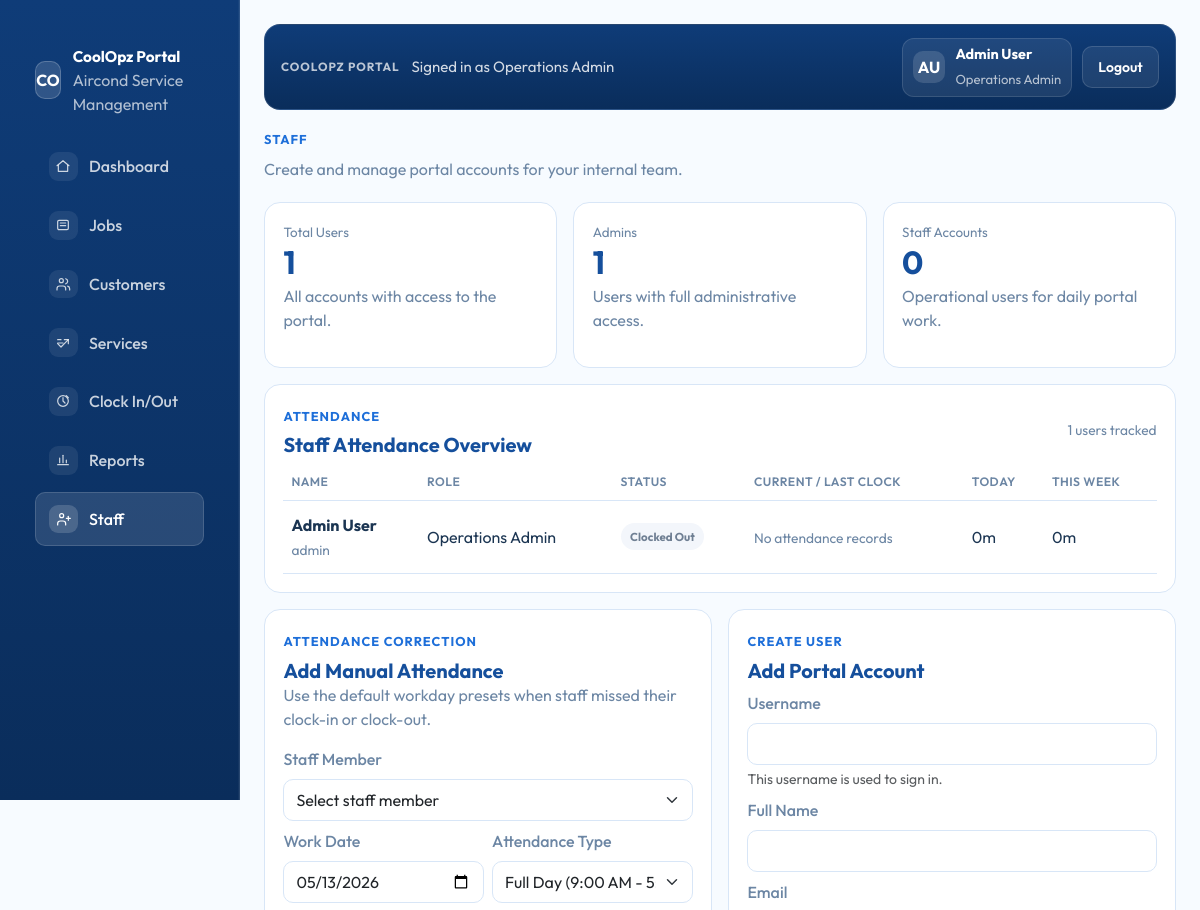
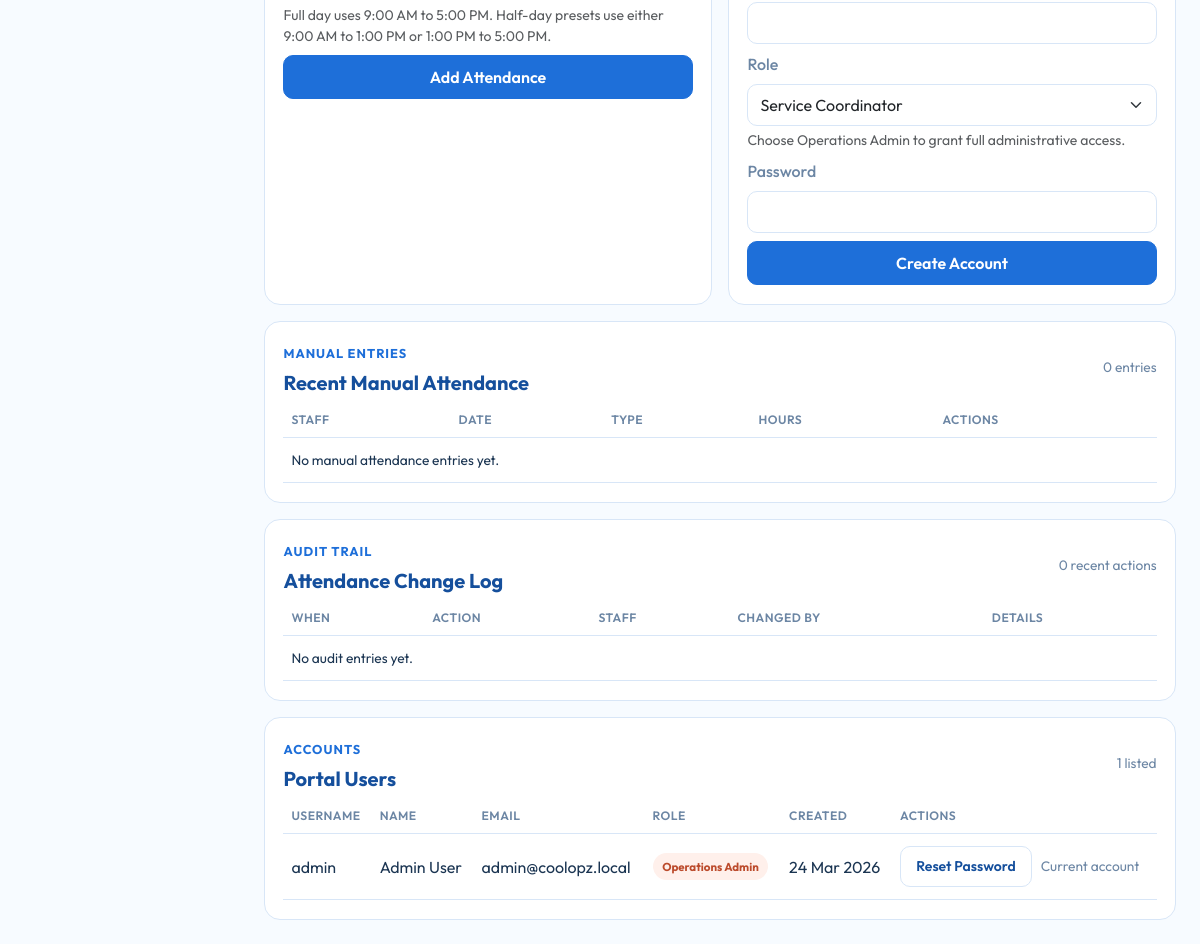
Page /staff.php (signed in) on the committed database (2 pictures, top to bottom).
### tables this page shows
CREATE TABLE IF NOT EXISTS users (
    id INT UNSIGNED AUTO_INCREMENT PRIMARY KEY,
    username VARCHAR(80) NOT NULL,
    email VARCHAR(190) NOT NULL UNIQUE,
    full_name VARCHAR(120) NOT NULL,
    role_name VARCHAR(120) NOT NULL,
    password_hash VARCHAR(255) NOT NULL,
    created_at TIMESTAMP DEFAULT CURRENT_TIMESTAMP,
    UNIQUE KEY uniq_users_username (username)
);

### staff.php (the view, shortened to what the rows shown need)
<?php
require_once __DIR__ . '/includes/auth.php';
require_once __DIR__ . '/includes/data.php';
function coolopz_staff_format_work_minutes(int $minutes): string
{
        $minutes = max(0, $minutes);
        $hours = intdiv($minutes, 60);
        $remainingMinutes = $minutes % 60;
        return sprintf('%dm', $remainingMinutes);
}
function coolopz_staff_attendance_overview(): array
{
        return $statement->fetchAll();
}
$currentUser = coolopz_current_user();
$staffMetrics = coolopz_fetch_staff_metrics();
$staffUsers = coolopz_fetch_staff_users();
$staffAttendanceOverview = coolopz_staff_attendance_overview();
include __DIR__ . '/includes/head.php';
?>
        <main class="portal-main">
            <section class="row g-2 g-lg-3">
                <div class="col-md-4">
                    <div class="simple-panel stat-card">
                        <span class="stat-label">Total Users</span>
                        <strong class="stat-value"><?= htmlspecialchars((string) $staffMetrics['total_users'], ENT_QUOTES, 'UTF-8') ?></strong>
                        <p>All accounts with access to the portal.</p>
                    </div>
                </div>
                <div class="col-md-4">
                    <div class="simple-panel stat-card">
                        <span class="stat-label">Admins</span>
                        <strong class="stat-value"><?= htmlspecialchars((string) $staffMetrics['admins'], ENT_QUOTES, 'UTF-8') ?></strong>
                        <p>Users with full administrative access.</p>
                    </div>
                </div>
            </section>
            <section class="row g-3 mt-0">
                <div class="col-12">
                    <div class="simple-panel">
                        <div class="panel-head mb-2">
                            <div>
                                <h2 class="panel-title">Staff Attendance Overview</h2>
                            </div>
                        </div>
                        <div class="table-responsive">
                            <table class="table portal-table align-middle mb-0">
                                <thead>
                                    <tr>
                                        <th>Name</th>
                                        <th>Role</th>
                                        <th>Status</th>
                                        <th>Current / Last Clock</th>
                                        <th>Today</th>
                                        <th>This Week</th>
                                    </tr>
                                </thead>
                                <tbody>
<?php foreach ($staffAttendanceOverview as $attendanceUser): ?>
<?php
    $isClockedIn = !empty($attendanceUser['active_clock_in_at']);
    $lastClockMoment = $isClockedIn
        ? (string) $attendanceUser['active_clock_in_at']
        : (string) ($attendanceUser['last_clock_out_at'] ?: $attendanceUser['last_clock_in_at']);
    $attendanceSource = $isClockedIn
        ? (string) ($attendanceUser['active_source'] ?? '')
        : (string) ($attendanceUser['last_source'] ?? '');
    $lastClockLabel = $isClockedIn
        ? 'Clocked in'
        : (!empty($attendanceUser['last_clock_out_at']) ? 'Last clock-out' : (!empty($attendanceUser['last_clock_in_at']) ? 'Last clock-in' : 'No records'));
?>
                                    <tr>
                                        <td>
                                            <strong><?= htmlspecialchars($attendanceUser['full_name'], ENT_QUOTES, 'UTF-8') ?></strong><br>
                                            <span class="subtle-note"><?= htmlspecialchars($attendanceUser['username'], ENT_QUOTES, 'UTF-8') ?></span>
                                        </td>
                                        <td><?= htmlspecialchars($attendanceUser['role_name'], ENT_QUOTES, 'UTF-8') ?></td>
                                        <td>
                                            <span class="status-badge <?= $isClockedIn ? 'status-progress' : 'status-queued' ?>"><?= htmlspecialchars($isClockedIn ? 'Clocked In' : 'Clocked Out', ENT_QUOTES, 'UTF-8') ?></span>
                                        </td>
                                        <td>
<?php if ($lastClockMoment !== ''): ?>
                                            <strong><?= htmlspecialchars(date('d M Y h:i A', strtotime($lastClockMoment)), ENT_QUOTES, 'UTF-8') ?></strong><br>
                                            <span class="subtle-note"><?= htmlspecialchars($lastClockLabel, ENT_QUOTES, 'UTF-8') ?></span>
<?php if ($attendanceSource !== ''): ?>
                                            <div class="mt-1"><span class="status-badge <?= coolopz_staff_source_badge_class($attendanceSource) ?>"><?= htmlspecialchars(coolopz_staff_source_label($attendanceSource), ENT_QUOTES, 'UTF-8') ?></span></div>
<?php endif; ?>
<?php else: ?>
                                            <span class="subtle-note">No attendance records</span>
<?php endif; ?>
                                        </td>
                                        <td><?= htmlspecialchars(coolopz_staff_format_work_minutes((int) $attendanceUser['today_minutes']), ENT_QUOTES, 'UTF-8') ?></td>
                                        <td><?= htmlspecialchars(coolopz_staff_format_work_minutes((int) $attendanceUser['week_minutes']), ENT_QUOTES, 'UTF-8') ?></td>
                                    </tr>
<?php endforeach; ?>
                                </tbody>
                            </table>
                        </div>
                    </div>
                </div>
            </section>
            <section class="row g-3 mt-0">
                <div class="col-xl-6">
                    <div class="simple-panel h-100">
                        <h2 class="panel-title">Add Manual Attendance</h2>
                    </div>
                </div>
                <div class="col-xl-6">
                    <div class="simple-panel h-100">
                        <h2 class="panel-title">Add Portal Account</h2>
                    </div>
                </div>
            </section>
            <section class="row g-3 mt-0">
                <div class="col-12">
                    <div class="simple-panel h-100">
                        <div class="panel-head mb-2">
                            <div>
                                <h2 class="panel-title">Recent Manual Attendance</h2>
                            </div>
                        </div>
                        <div class="table-responsive">
                            <table class="table portal-table align-middle mb-0">
                                <thead>
                                    <tr>
                                        <th>Staff</th>
                                        <th>Date</th>
                                        <th>Type</th>
                                        <th>Hours</th>
                                        <th>Actions</th>
                                    </tr>
                                </thead>
                            </table>
                        </div>
                    </div>
                </div>
            </section>
            <section class="row g-3 mt-0">
                <div class="col-12">
                    <div class="simple-panel h-100">
                        <div class="panel-head mb-2">
                            <div>
                                <h2 class="panel-title">Attendance Change Log</h2>
                            </div>
                        </div>
                        <div class="table-responsive">
                            <table class="table portal-table align-middle mb-0">
                                <thead>
                                    <tr>
                                        <th>When</th>
                                        <th>Action</th>
                                        <th>Staff</th>
                                        <th>Changed By</th>
                                        <th>Details</th>
                                    </tr>
                                </thead>
                            </table>
                        </div>
                    </div>
                </div>
            </section>
            <section class="row g-3 mt-0">
                <div class="col-12">
                    <div class="simple-panel h-100">
                        <div class="panel-head mb-2">
                            <div>
                                <h2 class="panel-title">Portal Users</h2>
                            </div>
                        </div>
                        <div class="table-responsive">
                            <table class="table portal-table align-middle mb-0">
                                <thead>
                                    <tr>
                                        <th>Username</th>
                                        <th>Name</th>
                                        <th>Email</th>
                                        <th>Role</th>
                                        <th>Created</th>
                                        <th>Actions</th>
                                    </tr>
                                </thead>
                                <tbody>
<?php foreach ($staffUsers as $user): ?>
<?php $isCurrentUser = ($user['email'] ?? '') === ($currentUser['email'] ?? ''); ?>
                                    <tr>
                                        <td><?= htmlspecialchars($user['username'], ENT_QUOTES, 'UTF-8') ?></td>
                                        <td><?= htmlspecialchars($user['full_name'], ENT_QUOTES, 'UTF-8') ?></td>
                                        <td><?= htmlspecialchars($user['email'], ENT_QUOTES, 'UTF-8') ?></td>
                                        <td><span class="status-badge <?= coolopz_status_badge_class($user['role_name'] === 'Operations Admin' ? 'Priority' : 'In Progress') ?>"><?= htmlspecialchars($user['role_name'], ENT_QUOTES, 'UTF-8') ?></span></td>
                                        <td><?= htmlspecialchars(date('d M Y', strtotime($user['created_at'])), ENT_QUOTES, 'UTF-8') ?></td>
                                        <td>
                                            <div class="staff-actions">
                                                <a class="btn btn-portal-secondary btn-sm" href="staff.php?reset=<?= htmlspecialchars((string) $user['id'], ENT_QUOTES, 'UTF-8') ?>">Reset Password</a>
<?php if ($isCurrentUser): ?>
                                                <span class="subtle-note">Current account</span>
<?php endif; ?>
                                            </div>
                                        </td>
                                    </tr>
<?php endforeach; ?>
                                </tbody>
                            </table>
                        </div>
                    </div>
                </div>
            </section>
        </main>
<?php include __DIR__ . '/includes/footer.php'; ?>

### rows in the picture
users: id "1", full_name "Admin User", username "admin", role_name "Operations Admin", isClockedIn "Clocked Out", today_minutes "0m", week_minutes "0m", email "admin@coolopz.local", created_at "24 Mar 2026", shows "Current account"

### other values in the picture
$item['label'] "Dashboard"
$item['label'] "Jobs"
$item['label'] "Customers"
$item['label'] "Services"
$item['label'] "Clock In/Out"
$item['label'] "Reports"
$item['label'] "Staff"
$currentUserRole "Operations Admin"
$userInitials "AU"
$currentUserName "Admin User"
$staffMetrics['staff'] "0"
count($staffAttendanceOverview) "1"
count($manualAttendanceEntries) "0"
count($attendanceAuditEntries) "0"
count($staffUsers) "1"
